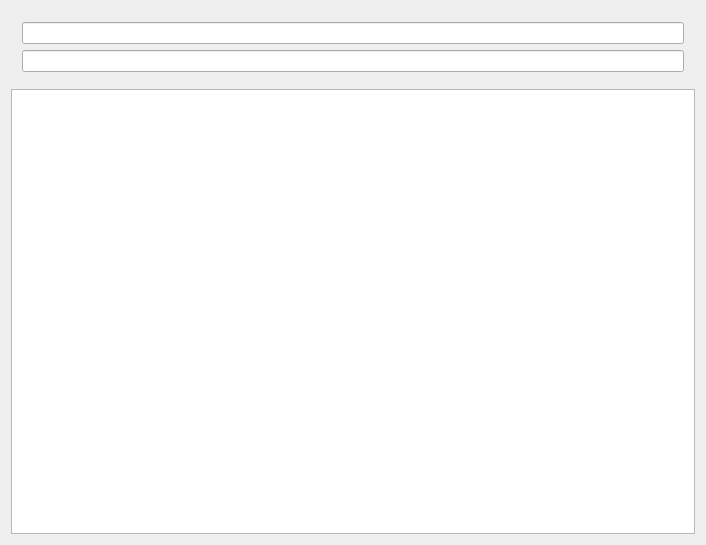
<?xml version="1.0" encoding="UTF-8"?>
<ui version="4.0">
 <class>MainWindow</class>
 <widget class="QMainWindow" name="MainWindow">
  <property name="geometry">
   <rect>
    <x>0</x>
    <y>0</y>
    <width>706</width>
    <height>545</height>
   </rect>
  </property>
  <property name="windowTitle">
   <string>MainWindow</string>
  </property>
  <widget class="QWidget" name="centralWidget">
   <layout class="QVBoxLayout" name="verticalLayout">
    <item>
     <widget class="QWidget" name="searchReplaceWidget" native="true">
      <layout class="QVBoxLayout" name="verticalLayout_2">
       <item>
        <widget class="QLineEdit" name="search"/>
       </item>
       <item>
        <widget class="QLineEdit" name="replace"/>
       </item>
      </layout>
     </widget>
    </item>
    <item>
     <widget class="QPlainTextEdit" name="editor"/>
    </item>
   </layout>
  </widget>
  <widget class="QMenuBar" name="menuBar">
   <property name="geometry">
    <rect>
     <x>0</x>
     <y>0</y>
     <width>706</width>
     <height>20</height>
    </rect>
   </property>
  </widget>
 </widget>
 <layoutdefault spacing="6" margin="11"/>
 <resources/>
 <connections/>
</ui>
